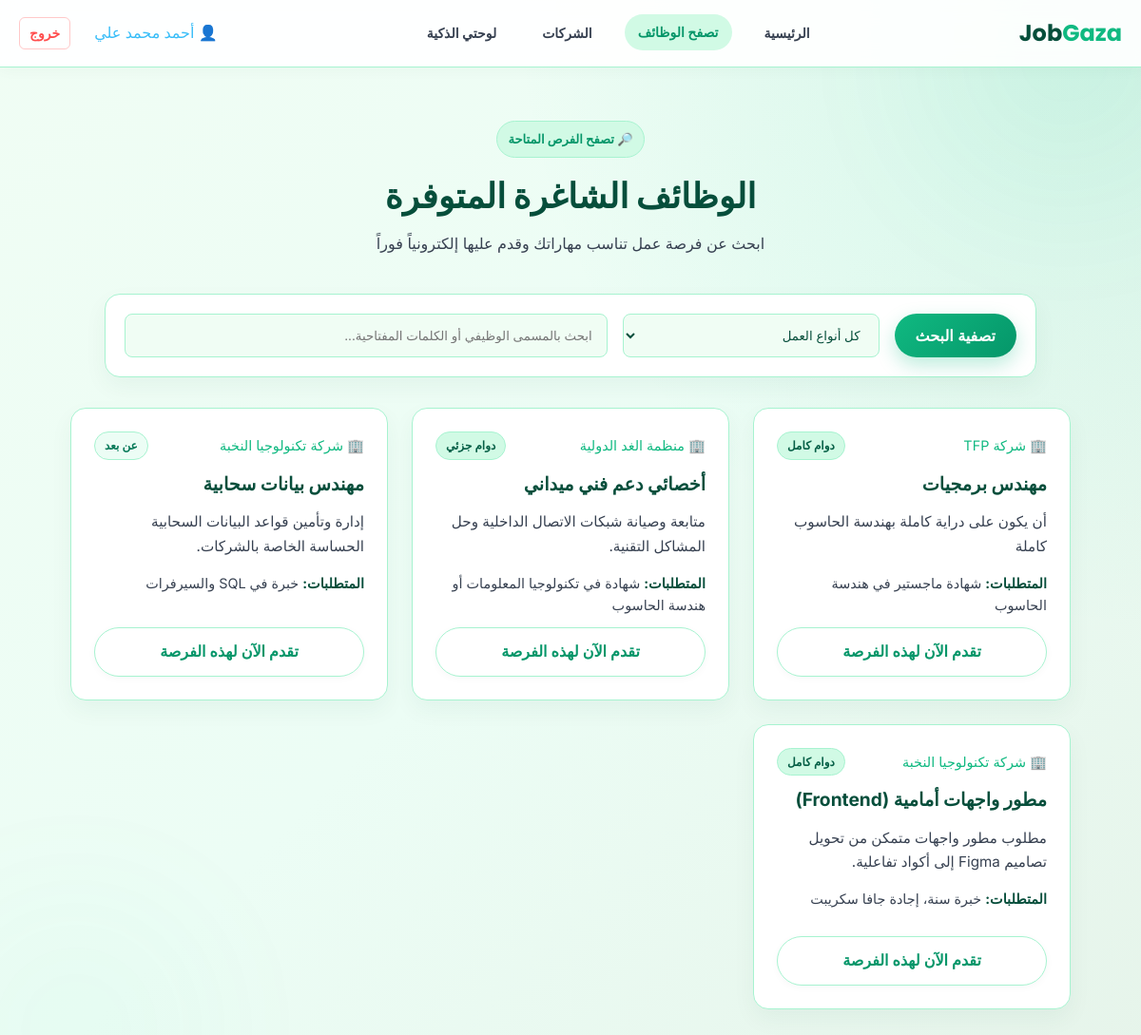
The page /jobs (signed in) on the database its author committed.
### tables this page shows
CREATE TABLE jobs (
        id INTEGER PRIMARY KEY AUTOINCREMENT,
        user_id INTEGER NOT NULL, -- معرف الشركة من جدول users
        title TEXT NOT NULL,
        company_name TEXT NOT NULL,
        job_type TEXT NOT NULL, -- 'full_time', 'part_time', 'remote', etc.
        description TEXT NOT NULL,
        requirements TEXT NOT NULL,
        created_at TIMESTAMP DEFAULT CURRENT_TIMESTAMP,
        FOREIGN KEY (user_id) REFERENCES users (id) ON DELETE CASCADE
    );

### app.py (the view)
@app.route('/jobs')
def jobs():
    search_query = request.args.get('search', '')
    job_type = request.args.get('type', '')
    company_id = request.args.get('company_id', '')
    conn = get_db_connection()
    query = "SELECT id, title, company_name, description, requirements, job_type FROM jobs WHERE 1=1"
    params = []
    if search_query:
        query += " AND (title LIKE ? OR description LIKE ?)"
        params.extend([f'%{search_query}%', f'%{search_query}%'])
    if job_type:
        query += " AND job_type = ?"
        params.append(job_type)
    if company_id:
        query += " AND user_id = ?"
        params.append(company_id)
    query += " ORDER BY id DESC"
    jobs_list = conn.execute(query, params).fetchall()
    conn.close()
    return render_template('jobs.html', jobs=jobs_list)

### app.py (called while the page is built)
def get_db_connection():
    conn = sqlite3.connect('database.db')
    conn.row_factory = sqlite3.Row
    conn.execute("PRAGMA foreign_keys = ON")
    return conn

### templates/jobs.html (shortened to what this page needs)
<!DOCTYPE html>
<html lang="ar" dir="rtl">
<head>
    <link rel="stylesheet" href="{{ url_for('static', filename='style.css') }}?v=2">
</head>
<body>
    <header class="navbar">
        <div class="nav-container" style="display: flex; justify-content: space-between; align-items: center; width: 100%; max-width: 1200px; margin: 0 auto; padding: 0 20px;">
            <div class="logo">Job<span>Gaza</span></div>
            <nav class="nav-links" style="display: flex; gap: 20px;">
                <a href="{{ url_for('index') }}" class="nav-link">الرئيسية</a>
                <a href="{{ url_for('jobs') }}" class="nav-link active">تصفح الوظائف</a>
                <a href="{{ url_for('companies') }}" class="nav-link">الشركات</a>
                {% if session.get('user_role') == 'seeker' %}
                    <a href="{{ url_for('seeker_dashboard') }}" class="nav-link">لوحتي الذكية</a>
                {% elif session.get('user_role') == 'employer' %}
                    <a href="{{ url_for('employer_dashboard') }}" class="nav-link">إدارة المنشورات</a>
                {% endif %}
            </nav>
            <div class="nav-actions" style="display: flex; align-items: center; gap: 25px; min-width: max-content; white-space: nowrap;">
                {% if session.get('user_id') %}
                    <span style="color: #38bdf8; font-weight: 500;">👤 {{ session['user_name'] }}</span>
                    <a href="{{ url_for('logout') }}" class="btn-ghost" style="color: #ff4d4d; text-decoration: none; font-weight: bold; padding: 5px 10px; border: 1px solid rgba(255,77,77,0.3); border-radius: 6px;">خروج</a>
                {% else %}
                    <a href="{{ url_for('login') }}" class="btn-ghost">تسجيل دخول</a>
                    <a href="{{ url_for('register') }}" class="btn-pill">أنشئ حساب</a>
                {% endif %}
            </div>
        </div>
    </header>
    <main class="page-main">
        <div class="container">
            <div class="page-intro">
                <div class="hero-badge small">🔎 تصفح الفرص المتاحة</div>
                <h1 class="page-title">الوظائف الشاغرة المتوفرة</h1>
                <p class="page-subtitle">ابحث عن فرصة عمل تناسب مهاراتك وقدم عليها إلكترونياً فوراً</p>
            </div>
            <div class="filter-panel">
                <form method="GET" action="{{ url_for('jobs') }}">
                    <button type="submit" class="btn-pill-active" style="height: 46px; padding: 0 22px; cursor: pointer; white-space: nowrap; display: flex; align-items: center; justify-content: center;">تصفية البحث</button>
                    <select name="type" style="height: 46px; flex: 1; min-width: 180px; background: #ffffff; border: 1px solid var(--color-border); color: var(--color-text-primary); padding: 0 15px; border-radius: 8px; font-family: inherit; cursor: pointer;">
                        <option value="">كل أنواع العمل</option>
                    </select>
                    <input type="text" name="search" placeholder="ابحث بالمسمى الوظيفي أو الكلمات المفتاحية..." value="{{ request.args.get('search', '') }}" style="height: 46px; flex: 2; min-width: 240px; background: #ffffff; border: 1px solid var(--color-border); color: var(--color-text-primary); padding: 0 15px; border-radius: 8px; font-family: inherit;">
                </form>
            </div>
            <div class="jobs-grid" style="display: grid; grid-template-columns: repeat(auto-fill, minmax(300px, 1fr)); gap: 25px; width: 100%;">
                {% if jobs %}
                    {% for job in jobs %}
                        <div class="job-card" style="display: flex; flex-direction: column; justify-content: space-between; min-height: 300px;">
                            <div>
                                <div class="job-meta-row">
                                    <span style="font-size: 0.9rem; color: var(--color-active);">🏢 {{ job['company_name'] }}</span>
                                    <span class="job-badge {% if job['job_type'] == 'remote' %}status-remote{% endif %}">
                                        {% if job['job_type'] == 'full_time' %}دوام كامل
                                        {% elif job['job_type'] == 'part_time' %}دوام جزئي
                                        {% elif job['job_type'] == 'remote' %}عن بعد
                                        {% else %}عمل حر / عقد{% endif %}
                                    </span>
                                </div>
                                <h3 style="color: var(--color-text-primary); margin-bottom: 12px; font-size: 1.2rem;">{{ job['title'] }}</h3>
                                <p style="font-size: 0.95rem; color: var(--color-text-secondary); margin-bottom: 14px; line-height: 1.7;">{{ job['description'] }}</p>
                                <p style="font-size: 0.9rem; color: var(--color-text-secondary); margin-bottom: 12px;"><strong style="color: var(--color-text-primary);">المتطلبات:</strong> {{ job['requirements'] }}</p>
                            </div>
                            {% if session.get('user_role') == 'seeker' %}
                                <a href="{{ url_for('apply', job_id=job['id']) }}" class="btn-pill-secondary" style="text-decoration: none; text-align: center; display: inline-block; width: 100%;">تقدم الآن لهذه الفرصة</a>
                            {% elif not session.get('user_id') %}
                                <a href="{{ url_for('login') }}" class="btn-pill-secondary" style="text-decoration: none; text-align: center; display: inline-block; width: 100%; font-size: 0.85rem; background: transparent; border-color: var(--color-border);">سجل دخول للتقديم</a>
                            {% endif %}
                        </div>
                    {% endfor %}
                {% else %}
                    <div style="grid-column: 1 / -1; text-align: center; padding: 40px; color: #888;">
                        <p>لا توجد وظائف تطابق فلاتر البحث الحالية.</p>
                    </div>
                {% endif %}
            </div>
        </div>
    </main>
</body>
</html>

### rows shown on the page
jobs: company_name "شركة TFP", job_type "دوام كامل", title "مهندس برمجيات", description "أن يكون على دراية كاملة بهندسة الحاسوب كاملة", requirements "شهادة ماجستير في هندسة الحاسوب"
jobs: company_name "منظمة الغد الدولية", job_type "دوام جزئي", title "أخصائي دعم فني ميداني", description "متابعة وصيانة شبكات الاتصال الداخلية وحل المشاكل التقنية.", requirements "شهادة في تكنولوجيا المعلومات أو هندسة الحاسوب"
jobs: company_name "شركة تكنولوجيا النخبة", job_type "عن بعد", title "مهندس بيانات سحابية", description "إدارة وتأمين قواعد البيانات السحابية الحساسة الخاصة بالشركات.", requirements "خبرة في SQL والسيرفرات"
jobs: company_name "شركة تكنولوجيا النخبة", job_type "دوام كامل", title "مطور واجهات أمامية (Frontend)", description "مطلوب مطور واجهات متمكن من تحويل تصاميم Figma إلى أكواد تفاعلية.", requirements "خبرة سنة، إجادة جافا سكريبت"

### other values the page prints
{{ session['user_name'] }} "أحمد محمد علي"
